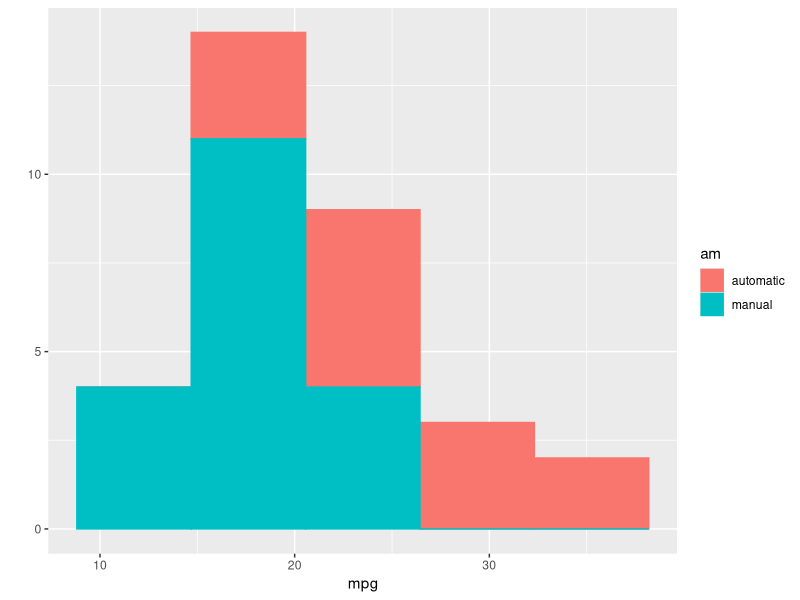
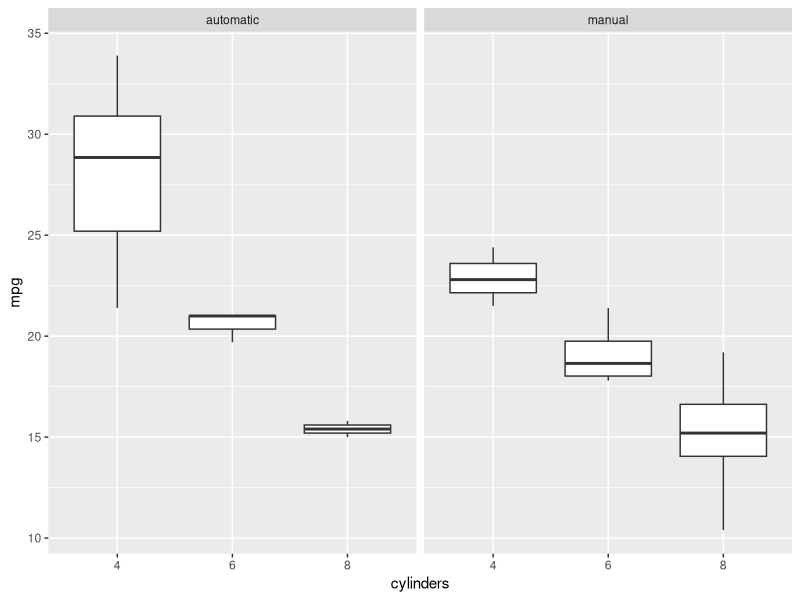
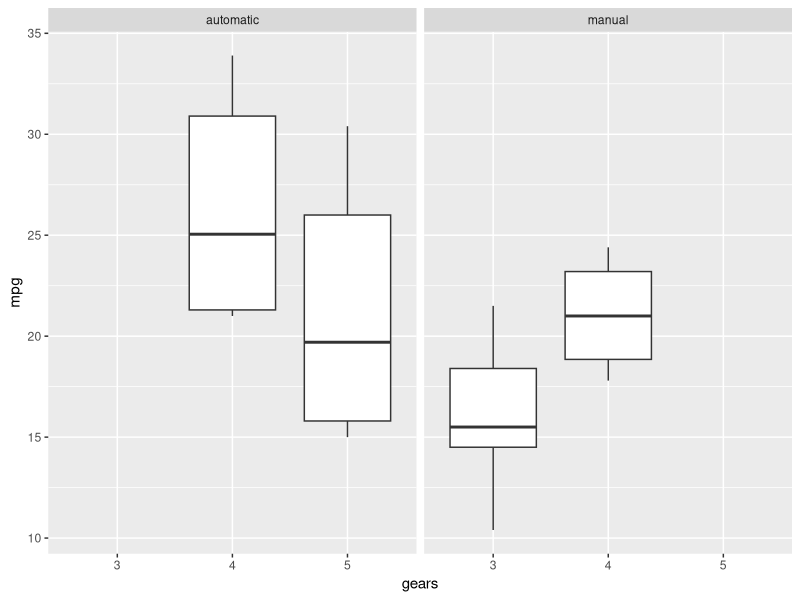
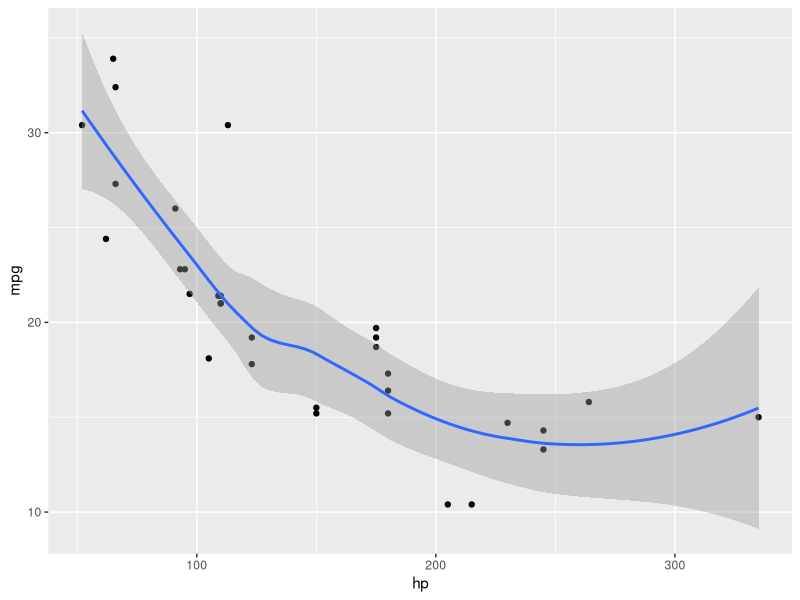
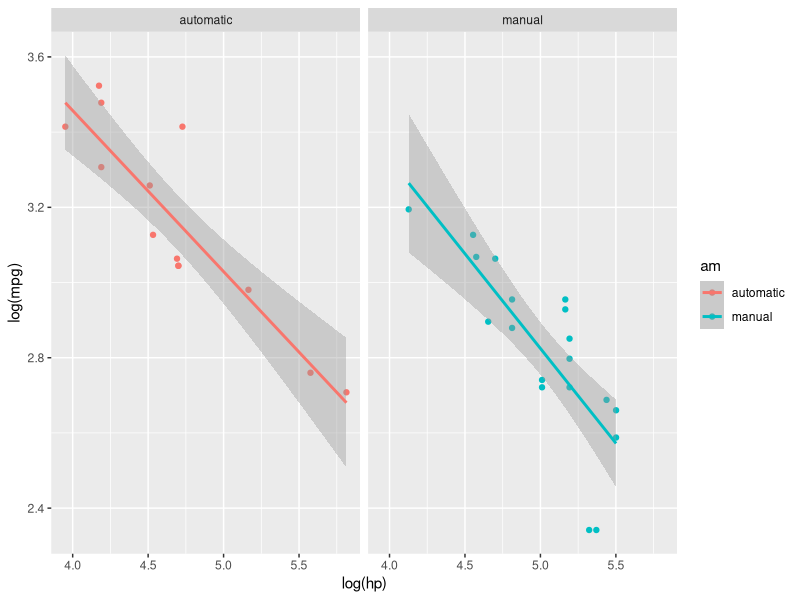
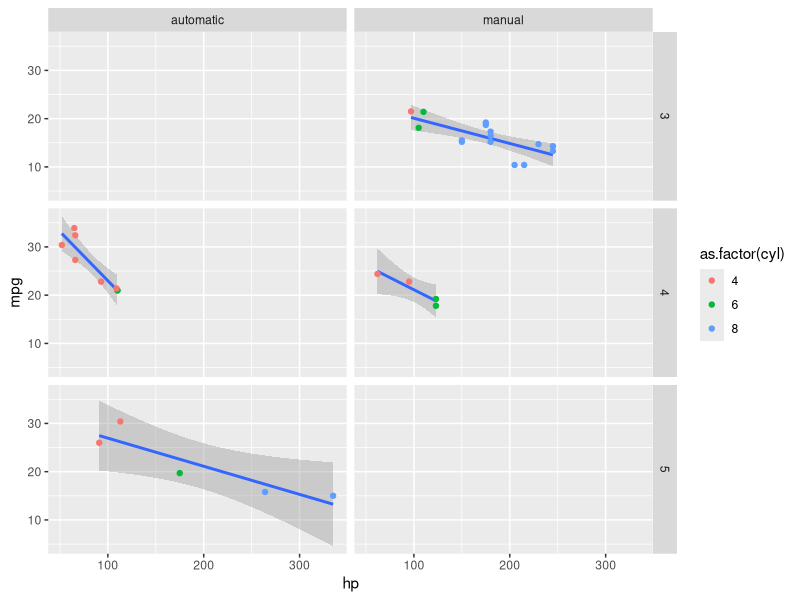

These figures' R source, in order:
####Powers_Ex1.R####

library(ggplot2)
data("mtcars")

View(mtcars)

pdf(file="POWERS_Ex1.pdf")
mtcars[mtcars$am==1,"am"]<-"automatic"
mtcars[mtcars$am==0,"am"]<-"manual"

qplot(mpg, data=mtcars,geom="histogram",bins=5,fill=am,col=am)

cylplot<-qplot(as.factor(cyl), mpg, data=mtcars, geom='boxplot',xlab='cylinders')
gearplot <-qplot(as.factor(gear),mpg,data=mtcars,geom='boxplot',xlab='gears')
cylplot+facet_wrap(~am)
gearplot+facet_wrap(~am)

hpplot<-qplot(hp,mpg,data=mtcars,geom='point')
hpplot+geom_smooth()

smoothplot<-qplot(log(hp), log(mpg),data=mtcars,col=am)+geom_smooth(method='lm')
smoothplot+facet_wrap(~am)

mpg_hp_gear_trans_cyl <- qplot(hp, mpg, data=mtcars, geom="blank")+facet_grid(gear~am)
mpg_hp_gear_trans_cyl+geom_smooth(method="lm")+geom_point(aes(color=as.factor(cyl)))
dev.off()

